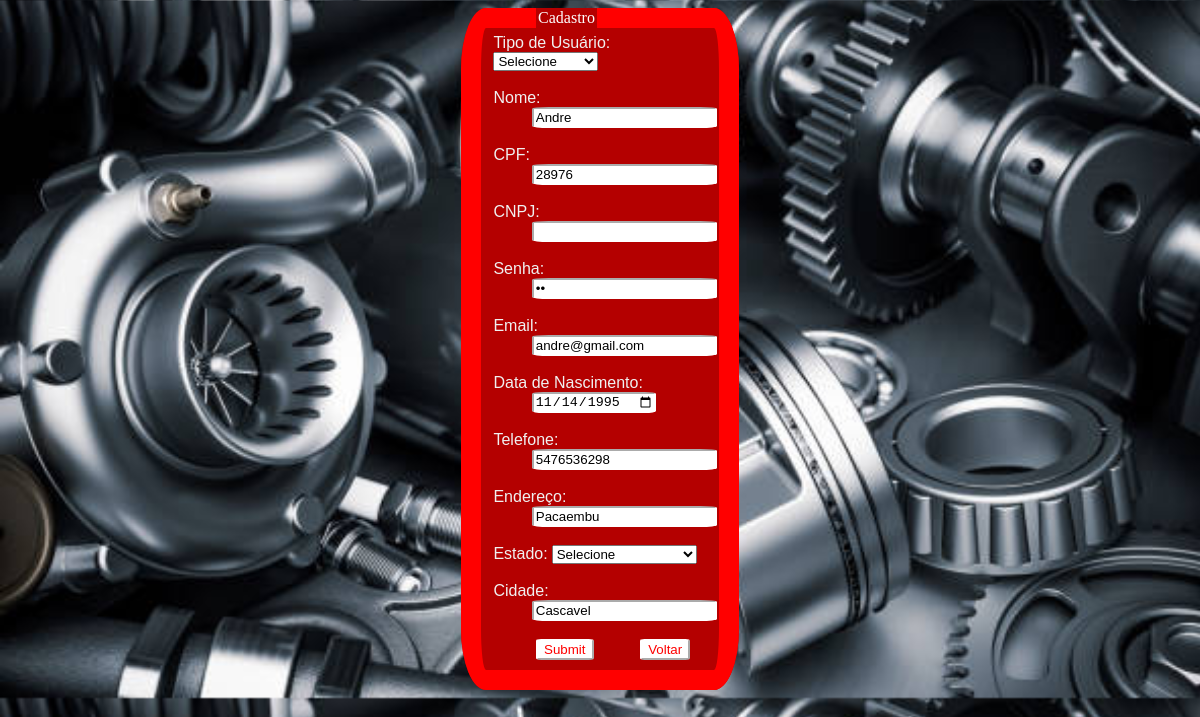
The app's page /php-server/FormulariosLogin/edit.php?idcliente=5 with its own data.
### tables this page shows
CREATE TABLE `cliente` (
  `idcliente` int(11) NOT NULL AUTO_INCREMENT,
  `tipo_usuario` enum('cliente','empresa','adm') NOT NULL,
  `nome` varchar(45) NOT NULL,
  `cpf` varchar(11) NOT NULL,
  `senha` varchar(45) NOT NULL,
  `email` varchar(45) NOT NULL,
  `data_nascimento` date NOT NULL,
  `telefone` varchar(45) NOT NULL,
  `endereco` varchar(45) NOT NULL,
  `estado` varchar(2) NOT NULL,
  `cidade` varchar(45) NOT NULL,
  `estado_id` int(11) NOT NULL,
  `cidade_id` int(11) NOT NULL,
  PRIMARY KEY (`idcliente`)
);

### php-server/FormulariosLogin/edit.php (the view, shortened to what this page needs)
<!DOCTYPE html>
<html lang="pt-br">
<head>
</head>
<body>
<?php
if (!empty($_GET['idcliente'])) {
    include_once('config.php');
$id = $_GET['idcliente'];
$sqlSelect = "SELECT * FROM cliente WHERE idcliente = $id";
$result = $conexao->query($sqlSelect);
if($result->num_rows > 0){
    while ($user_data = mysqli_fetch_assoc($result)) {
        $tipo_usuario = $user_data['tipo_usuario'];
        $nome = $user_data['nome'];
        $cpf = $user_data['cpf'];
        $cnpj = $user_data['cnpj'];
        $senha = $user_data['senha'];
        $email = $user_data['email'];
        $data_nascimento = $user_data['data_nascimento'];
        $telefone = $user_data['telefone'];
        $endereco = $user_data['endereco'];
        $estado = $user_data['estado'];
        $cidade = $user_data['cidade'];
    }
} else {
    header('Location: ../Paginas/Registros.php');
}
}
    ?>
    <div class="box">
        <form method="POST" action="Formulario.php">
            <fieldset>
                <legend>
                    Cadastro
                </legend>
            <div>
        <label for="tipo_usuario">Tipo de Usuário:</label>
        <select id="tipo_usuario" required name="tipo_usuario" value="<?php echo $tipo_usuario ?>">
            <option value="">Selecione</option>
        </select>
        <br><br>
        <label for="nome">Nome:</label>
        <input type="text" id="nome" name="nome" value="<?php echo $nome ?>">
        <br><br>
        <label for="cpf">CPF:</label>
        <input maxlength="11" type="text" id="cpf" name="cpf" value="<?php echo $cpf ?>">
        <br><br>
        <label for="cnpj">CNPJ:</label>
        <input maxlength="14" type="text" name="cnpj" id="cnpj" value="<?php echo $cnpj ?>">
        <br><br>
        <label for="senha">Senha:</label>
        <input type="password" id="senha" name="senha" value="<?php echo $senha ?>">
        <br><br>
        <label for="email">Email:</label>
        <input type="email" id="email" name="email" value="<?php echo $email ?>">
        <br><br>
        <label for="data_nascimento">Data de Nascimento:</label>
        <input type="date" id="data_nascimento" name="data_nascimento" value="<?php echo $data_nascimento ?>">
        <br><br>
        <label for="telefone">Telefone:</label>
        <input type="tel" id="telefone" name="telefone" value="<?php echo $telefone ?>">
        <br><br>
        <label for="endereco">Endereço:</label>
        <input type="text" id="endereco" name="endereco" value="<?php echo $endereco ?>">
        <br><br>
        <label for="estado">Estado:</label>
        <select name="estado" id="estado" value="<?php echo $estado ?>">
            <option value="">Selecione </option>
        </select>
        <br><br>
        <label for="cidade">Cidade:</label>
        <input type="text" id="cidade" name="cidade" value="<?php echo $cidade ?>">
        <br><br>
            </div>
            <div id="btn">
            <input id="button" name="submit" type="submit">
            <a href="../Paginas/Registros.php"><input id="button" type="button" value="Voltar"></a>
            </div>
        </fieldset>
        </form>
    </div>
</body>
</html>

### php-server/FormulariosLogin/edit.php (style rules this page uses)
a { text-decoration: none; color: rgb(255, 255, 255); }
body { background-color:#818181; background-image: url("../../imgs/fundo1.png"); background-size: cover; }
fieldset { background-color: #B40000; border: solid #FF0000; border-radius: 9%; border-width: 20px; width: 18%; align-items: center; margin-left: 40%; margin: auto; }
input { background-color: #FFFFFF; border-radius: 9%; border-color: #FFFFFF; margin-left: 18% }
label { color: #f0f0f0; text-decoration: bold; margin-top: 0%; border-radius: 30%; font-family: 'Lucida Sans', 'Lucida Sans Regular', 'Lucida Grande', 'Lucida Sans Unicode', Geneva, Verdana, sans-serif; }
#button { color: #ff0000; border-radius: 9%; margin-left: 20% }
legend { margin-top: 10%; color: #ffffff; border-radius: 30%; margin-left: 20% }

### records on screen
cliente: nome "Andre", cpf "28976", email "andre@gmail.com", data_nascimento "11/14/1995", telefone "5476536298", endereco "Pacaembu", cidade "Cascavel"
